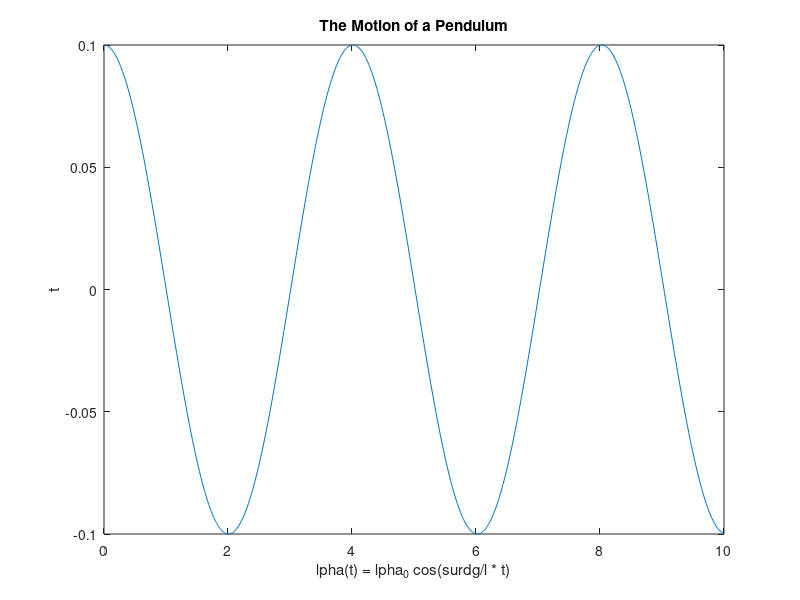

The MATLAB script that drew this image:
% pendulum I 
% plots the standard solution of a pendulum starting from rest
close all; clear; clc;

t=0:0.01:10;
a0=0.1;
g=9.8;
l=4;
arr=zeros(1,length(t));

% single line answer: a=a0*cos(sqrt(g/l)*t) 
for id=1:length(t) 
    arr(id)=a0*cos(sqrt(g/l)*t(id));
end 

plot(t,arr)
title("The Motion of a Pendulum")
ylabel("t")
xlabel("\alpha(t) = \alpha_0 cos(\surd{g/l * t})") 